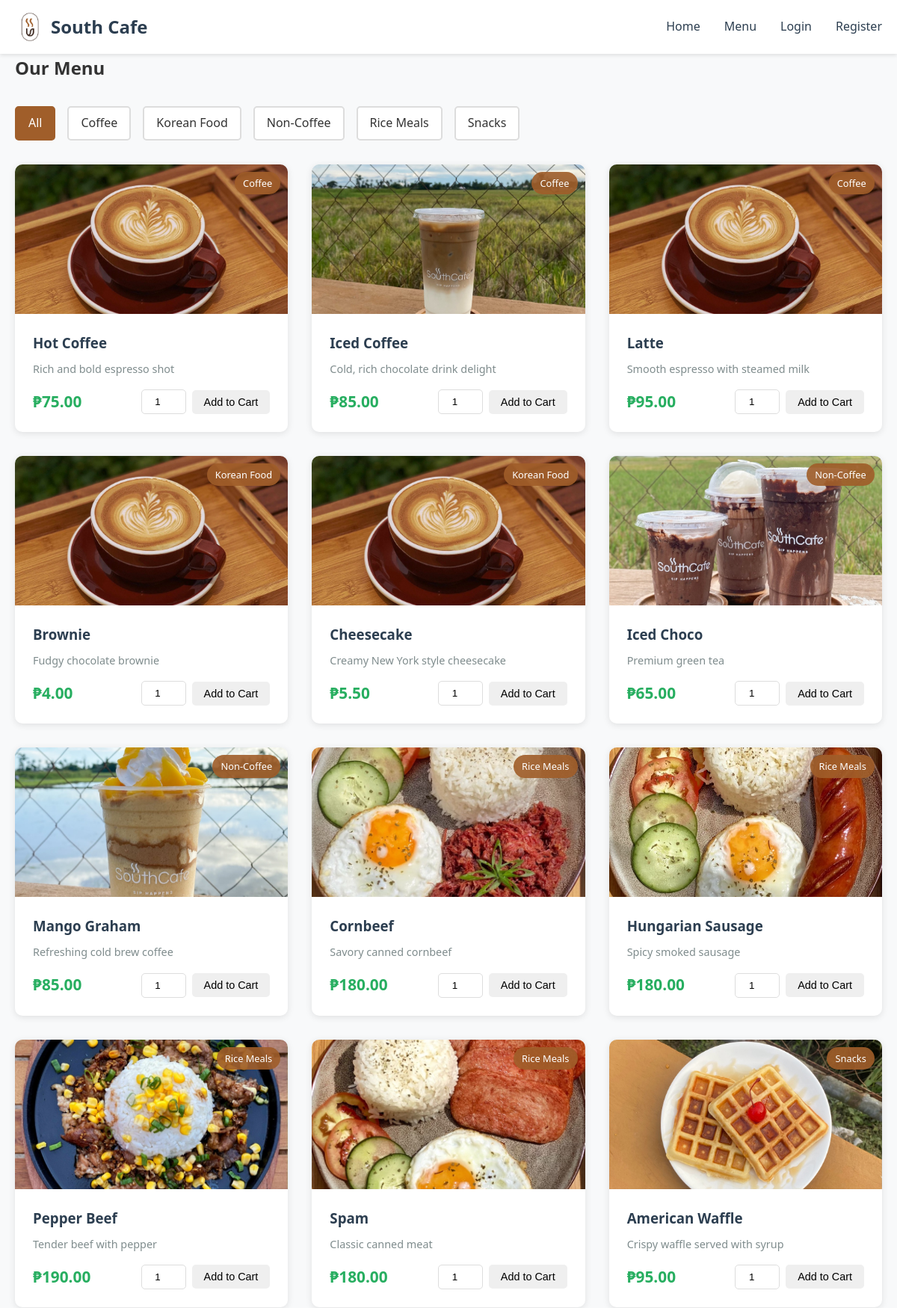
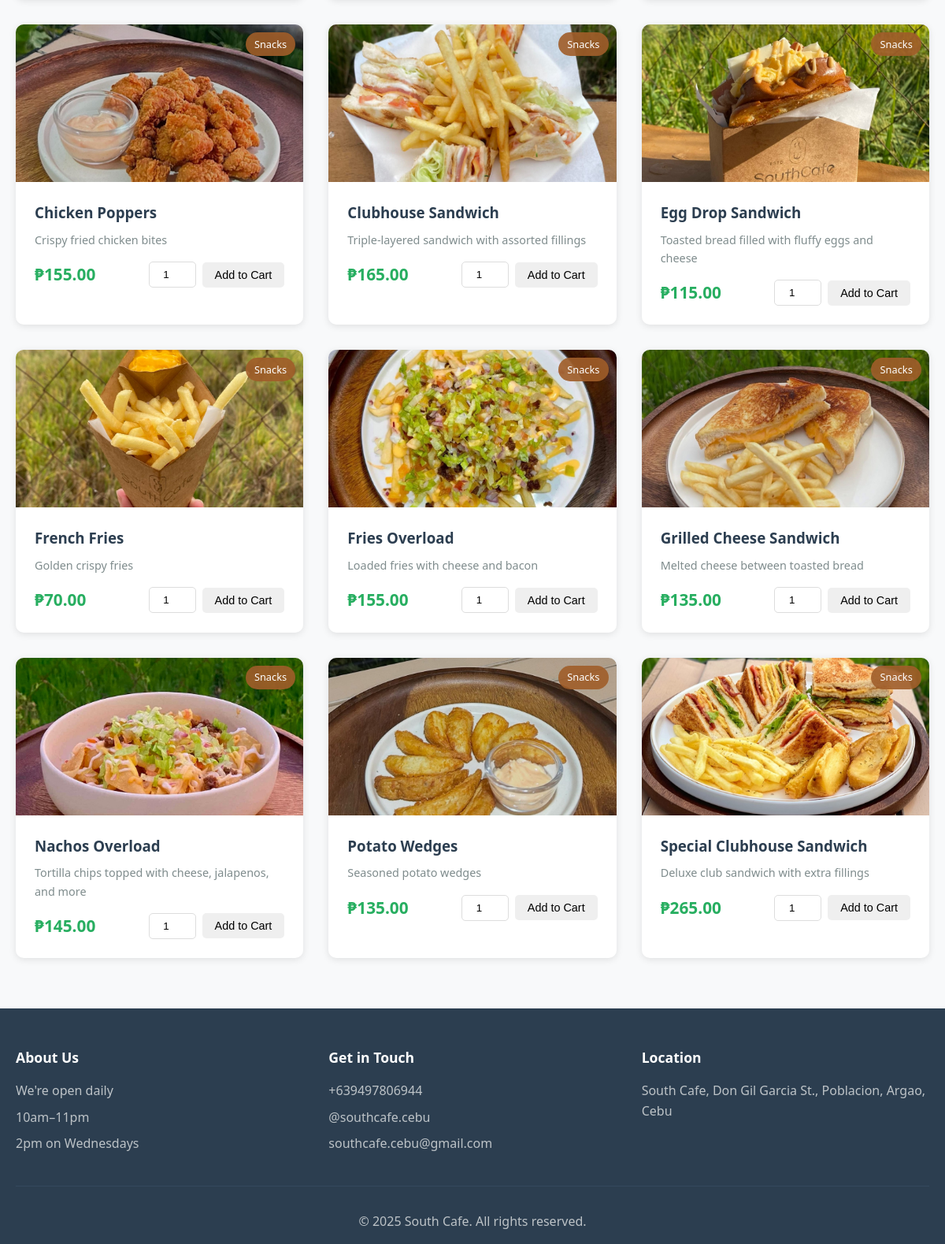
Page /menu.php on the committed database (2 pictures, top to bottom).
### tables this page shows
CREATE TABLE IF NOT EXISTS categories (
    id INT AUTO_INCREMENT PRIMARY KEY,
    name VARCHAR(50) NOT NULL,
    description TEXT
);

CREATE TABLE IF NOT EXISTS products (
    id INT AUTO_INCREMENT PRIMARY KEY,
    name VARCHAR(100) NOT NULL,
    description TEXT,
    price DECIMAL(10, 2) NOT NULL,
    category_id INT,
    image VARCHAR(255),
    available BOOLEAN DEFAULT TRUE,
    created_at TIMESTAMP DEFAULT CURRENT_TIMESTAMP,
    FOREIGN KEY (category_id) REFERENCES categories(id)
);

### config.php (called while the page is built, shortened)
<?php
function isLoggedIn() {
    return isset($_SESSION['user_id']);
}
?>

### menu.php (the view, shortened to what this page needs)
<?php
require_once 'config.php';
$categories_query = "SELECT * FROM categories ORDER BY name";
$categories_result = mysqli_query($conn, $categories_query);
$categories = mysqli_fetch_all($categories_result, MYSQLI_ASSOC);
$category_filter = isset($_GET['category']) ? (int)$_GET['category'] : 0;
if ($category_filter > 0) {
    $products_query = "SELECT p.*, c.name as category_name FROM products p
                       LEFT JOIN categories c ON p.category_id = c.id
                       WHERE p.available = 1 AND p.category_id = ?
                       ORDER BY p.name";
    $stmt = mysqli_prepare($conn, $products_query);
    mysqli_stmt_bind_param($stmt, "i", $category_filter);
    mysqli_stmt_execute($stmt);
    $products_result = mysqli_stmt_get_result($stmt);
} else {
    $products_query = "SELECT p.*, c.name as category_name FROM products p
                       LEFT JOIN categories c ON p.category_id = c.id
                       WHERE p.available = 1
                       ORDER BY c.name, p.name";
    $products_result = mysqli_query($conn, $products_query);
}
$products = mysqli_fetch_all($products_result, MYSQLI_ASSOC);
include 'includes/header.php';
?>
<div class="container">
    <h2>Our Menu</h2>
    <div class="filter-section">
        <a href="menu.php" class="filter-btn <?php echo $category_filter == 0 ? 'active' : ''; ?>">All</a>
        <?php foreach ($categories as $category): ?>
            <a href="menu.php?category=<?php echo $category['id']; ?>"
               class="filter-btn <?php echo $category_filter == $category['id'] ? 'active' : ''; ?>">
                <?php echo htmlspecialchars($category['name']); ?>
            </a>
        <?php endforeach; ?>
    </div>
    <div class="product-grid">
        <?php if (count($products) > 0): ?>
            <?php foreach ($products as $product): ?>
                <div class="product-card">
                    <div class="product-image">
                        <img src="images/<?php echo htmlspecialchars($product['image']); ?>"
                             alt="<?php echo htmlspecialchars($product['name']); ?>"
                             onerror="this.src='images/placeholder.jpg'">
                        <span class="category-badge"><?php echo htmlspecialchars($product['category_name']); ?></span>
                    </div>
                    <div class="product-info">
                        <h3><?php echo htmlspecialchars($product['name']); ?></h3>
                        <p class="product-description"><?php echo htmlspecialchars($product['description']); ?></p>
                        <div class="product-footer">
                            <span class="price">₱<?php echo number_format($product['price'], 2); ?></span>
                            <form method="POST" action="menu.php" class="add-to-cart-form">
                                <input type="number" name="quantity" value="1" min="1" max="99" class="quantity-input">
                                <button type="submit" name="add_to_cart" class="btn btn-small">Add to Cart</button>
                            </form>
                        </div>
                    </div>
                </div>
            <?php endforeach; ?>
        <?php else: ?>
            <p class="no-products">No products found in this category.</p>
        <?php endif; ?>
    </div>
</div>
<?php include 'includes/footer.php'; ?>

### includes/header.php (shortened to what this page needs)
<!DOCTYPE html>
<html lang="en">
<head>
    <link rel="stylesheet" href="style.css">
</head>
<body>
    <nav class="navbar">
        <div class="container">
            <div class="nav-brand">
                <a href="index.php">
                    <img src="images/logo.png" alt="South Cafe Logo" class="logo">
                    South Cafe
                </a>
            </div>
            <ul class="nav-menu">
                <li><a href="index.php">Home</a></li>
                <li><a href="menu.php">Menu</a></li>
                <?php if (isLoggedIn()): ?>
                    <li><a href="cart.php">Cart</a></li>
                    <li><a href="orders.php">My Orders</a></li>
                    <li><a href="logout.php">Logout</a></li>
                <?php else: ?>
                    <li><a href="login.php">Login</a></li>
                    <li><a href="register.php">Register</a></li>
                <?php endif; ?>
            </ul>
        </div>
    </nav>
    <main class="main-content">

### includes/footer.php
    </main>
    <footer class="footer">
        <div class="container">
            <div class="footer-content">
                <div class="footer-section">
                    <h3>About Us</h3>
                    <p>We're open daily</p>
                    <p>10am–11pm</p>
                    <p>2pm on Wednesdays</p>
                </div>
                <div class="footer-section">
                    <h3>Get in Touch</h3>
                    <p>+639497806944</p>
                    <p>@southcafe.cebu</p>
                    <p>southcafe.cebu@gmail.com</p>
                </div>
                <div class="footer-section">
                    <h3>Location</h3>
                    <p><a href="https://maps.google.com/?q=South+Cafe,+Don+Gil+Garcia+St.,+Poblacion,+Argao,+Cebu" target="_blank" class="footer-link">South Cafe, Don Gil Garcia St., Poblacion, Argao, Cebu</a></p>
                </div>
            </div>
            <div class="footer-bottom">
                <p>&copy; <?php echo date('Y'); ?> South Cafe. All rights reserved.</p>
            </div>
        </div>
    </footer>
</body>
</html>

### style.css (style rules this page uses)
* { margin: 0; padding: 0; box-sizing: border-box; }
body { font-family: 'Segoe UI', Tahoma, Geneva, Verdana, sans-serif; line-height: 1.6; color: #333; background-color: #f8f9fa; }
.container { max-width: 1200px; margin: 0 auto; padding: 0 20px; }
.navbar { background-color: white; color: #333; padding: 1rem 0; box-shadow: 0 2px 5px rgba(0,0,0,0.1); }
.navbar .container { display: flex; justify-content: space-between; align-items: center; }
.nav-brand a { color: #2c3e50; text-decoration: none; font-size: 1.5rem; font-weight: bold; display: flex; align-items: center; gap: 0.5rem; }
.nav-brand .logo { width: 40px; height: 40px; object-fit: contain; }
.nav-menu { display: flex; list-style: none; gap: 2rem; }
.nav-menu a { color: #2c3e50; text-decoration: none; transition: color 0.3s; }
.btn { display: inline-block; padding: 0.75rem 1.5rem; border: none; border-radius: 5px; cursor: pointer; text-decoration: none; transition: all 0.3s; font-size: 1rem; }
.btn-small { padding: 0.5rem 1rem; font-size: 0.9rem; }
.product-grid { display: grid; grid-template-columns: repeat(auto-fill, minmax(280px, 1fr)); gap: 2rem; margin: 2rem 0; }
.product-card { background: white; border-radius: 10px; overflow: hidden; box-shadow: 0 2px 10px rgba(0,0,0,0.1); transition: transform 0.3s; }
.product-image { position: relative; height: 200px; overflow: hidden; background-color: #ecf0f1; }
.product-image img { width: 100%; height: 100%; object-fit: cover; }
.category-badge { position: absolute; top: 10px; right: 10px; background-color: rgba(160, 94, 42, 0.9); color: white; padding: 0.3rem 0.7rem; border-radius: 20px; font-size: 0.8rem; }
.product-info { padding: 1.5rem; }
.product-info h3 { margin-bottom: 0.5rem; color: #2c3e50; }
.product-description { color: #7f8c8d; font-size: 0.9rem; margin-bottom: 1rem; }
.product-footer { display: flex; justify-content: space-between; align-items: center; margin-top: 1rem; }
.price { font-size: 1.3rem; font-weight: bold; color: #27ae60; }
.filter-section { display: flex; gap: 1rem; margin: 2rem 0; flex-wrap: wrap; }
.filter-btn { padding: 0.5rem 1rem; background-color: white; border: 2px solid #ddd; border-radius: 5px; text-decoration: none; color: #333; transition: all 0.3s; }
.filter-btn:hover, .filter-btn.active { background-color: #A05E2A; color: white; border-color: #A05E2A; }
.add-to-cart-form { display: flex; gap: 0.5rem; align-items: center; }
.quantity-input { width: 60px; padding: 0.5rem; border: 1px solid #ddd; border-radius: 5px; text-align: center; }
.footer { background-color: #2c3e50; color: white; padding: 3rem 0 1rem 0; margin-top: 4rem; }
.footer-content { display: grid; grid-template-columns: repeat(auto-fit, minmax(250px, 1fr)); gap: 2rem; margin-bottom: 2rem; }
.footer-section h3 { margin-bottom: 1rem; color: white; font-size: 1.1rem; }
.footer-section p { color: #bdc3c7; margin-bottom: 0.5rem; line-height: 1.6; }
.footer-link { color: #bdc3c7; text-decoration: none; transition: color 0.3s; }
.footer-bottom { text-align: center; padding-top: 2rem; border-top: 1px solid #34495e; }
.footer-bottom p { color: #bdc3c7; }
.main-content { min-height: calc(100vh - 200px); }

### rows in the picture
categories: name "Coffee"
categories: name "Korean Food"
categories: name "Non-Coffee"
categories: name "Rice Meals"
categories: name "Snacks"
products: image (picture), category.name "Coffee", name "Hot Coffee", description "Rich and bold espresso shot", price "75.00"
products: image (picture), category.name "Coffee", name "Iced Coffee", description "Cold, rich chocolate drink delight", price "85.00"
products: category.name "Coffee", name "Latte", description "Smooth espresso with steamed milk", price "95.00"
products: category.name "Korean Food", name "Brownie", description "Fudgy chocolate brownie", price "4.00"
products: category.name "Korean Food", name "Cheesecake", description "Creamy New York style cheesecake", price "5.50"
products: image (picture), category.name "Non-Coffee", name "Iced Choco", description "Premium green tea", price "65.00"
products: image (picture), category.name "Non-Coffee", name "Mango Graham", description "Refreshing cold brew coffee", price "85.00"
products: image (picture), category.name "Rice Meals", name "Cornbeef", description "Savory canned cornbeef", price "180.00"
products: image (picture), category.name "Rice Meals", name "Hungarian Sausage", description "Spicy smoked sausage", price "180.00"
products: image (picture), category.name "Rice Meals", name "Pepper Beef", description "Tender beef with pepper", price "190.00"
products: image (picture), category.name "Rice Meals", name "Spam", description "Classic canned meat", price "180.00"
products: image (picture), category.name "Snacks", name "American Waffle", description "Crispy waffle served with syrup", price "95.00"
products: image (picture), category.name "Snacks", name "Chicken Poppers", description "Crispy fried chicken bites", price "155.00"
products: image (picture), category.name "Snacks", name "Clubhouse Sandwich", description "Triple-layered sandwich with assorted fillings", price "165.00"
products: image (picture), category.name "Snacks", name "Egg Drop Sandwich", description "Toasted bread filled with fluffy eggs and cheese", price "115.00"
products: image (picture), category.name "Snacks", name "French Fries", description "Golden crispy fries", price "70.00"
products: image (picture), category.name "Snacks", name "Fries Overload", description "Loaded fries with cheese and bacon", price "155.00"
products: image (picture), category.name "Snacks", name "Grilled Cheese Sandwich", description "Melted cheese between toasted bread", price "135.00"
products: image (picture), category.name "Snacks", name "Nachos Overload", description "Tortilla chips topped with cheese, jalapenos, and more", price "145.00"
products: image (picture), category.name "Snacks", name "Potato Wedges", description "Seasoned potato wedges", price "135.00"
products: image (picture), category.name "Snacks", name "Special Clubhouse Sandwich", description "Deluxe club sandwich with extra fillings", price "265.00"
